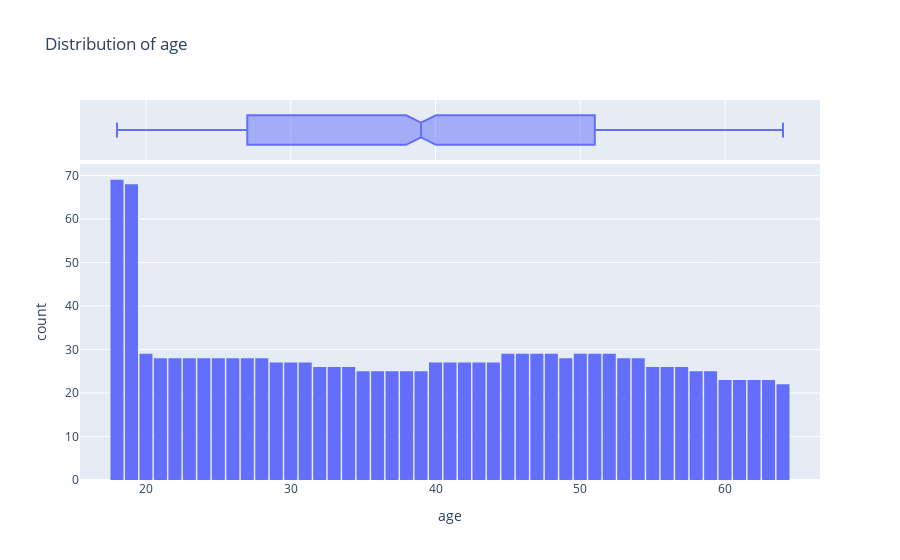

Notebook source saved alongside this figure:
### Code cell
fig = px.histogram(medical_df,
                  x='age',
                  marginal='box',
                  nbins=47,
                  title='Distribution of age')
fig.update_layout(bargap=0.1)
fig.show()

### Figure 1 — Plotly figure (JSON) as saved in the notebook; plotly's stock layout.template omitted (floating-point values rounded to 4 significant figures; data arrays with more than 128 entries replaced by an {"elided": "..."} marker saying what was removed)
{"data": [{"alignmentgroup": "True", "bingroup": "x", "hovertemplate": "age=%{x}<br>count=%{y}<extra></extra>", "legendgroup": "", "marker": {"color": "#636efa", "pattern": {"shape": ""}}, "name": "", "nbinsx": 47, "offsetgroup": "", "orientation": "v", "showlegend": false, "type": "histogram", "x": {"elided": "1338 int values"}, "xaxis": "x", "yaxis": "y"}, {"alignmentgroup": "True", "hovertemplate": "age=%{x}<extra></extra>", "legendgroup": "", "marker": {"color": "#636efa"}, "name": "", "notched": true, "offsetgroup": "", "showlegend": false, "type": "box", "x": {"elided": "1338 int values"}, "xaxis": "x2", "yaxis": "y2"}], "layout": {"bargap": 0.1, "barmode": "relative", "legend": {"tracegroupgap": 0}, "title": {"text": "Distribution of age"}, "xaxis": {"anchor": "y", "domain": [0, 1], "title": {"text": "age"}}, "xaxis2": {"anchor": "y2", "domain": [0, 1], "matches": "x", "showgrid": true, "showticklabels": false}, "yaxis": {"anchor": "x", "domain": [0, 0.8316], "title": {"text": "count"}}, "yaxis2": {"anchor": "x2", "domain": [0.8416, 1], "matches": "y2", "showgrid": false, "showline": false, "showticklabels": false, "ticks": ""}}}
